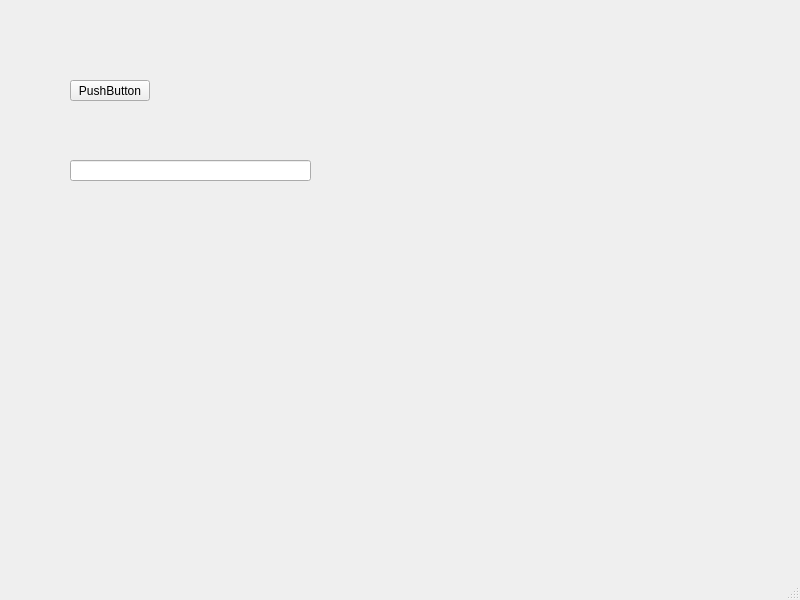
<?xml version="1.0" encoding="UTF-8"?>
<ui version="4.0">
 <class>MainWindow</class>
 <widget class="QMainWindow" name="MainWindow">
  <property name="geometry">
   <rect>
    <x>0</x>
    <y>0</y>
    <width>800</width>
    <height>600</height>
   </rect>
  </property>
  <property name="windowTitle">
   <string>MainWindow</string>
  </property>
  <widget class="QWidget" name="centralwidget">
   <widget class="QPushButton" name="pushButton">
    <property name="geometry">
     <rect>
      <x>70</x>
      <y>80</y>
      <width>80</width>
      <height>21</height>
     </rect>
    </property>
    <property name="text">
     <string>PushButton</string>
    </property>
   </widget>
   <widget class="QLineEdit" name="lineEdit">
    <property name="geometry">
     <rect>
      <x>70</x>
      <y>160</y>
      <width>241</width>
      <height>21</height>
     </rect>
    </property>
   </widget>
  </widget>
  <widget class="QMenuBar" name="menubar">
   <property name="geometry">
    <rect>
     <x>0</x>
     <y>0</y>
     <width>800</width>
     <height>20</height>
    </rect>
   </property>
  </widget>
  <widget class="QStatusBar" name="statusbar"/>
 </widget>
 <resources/>
 <connections/>
</ui>
